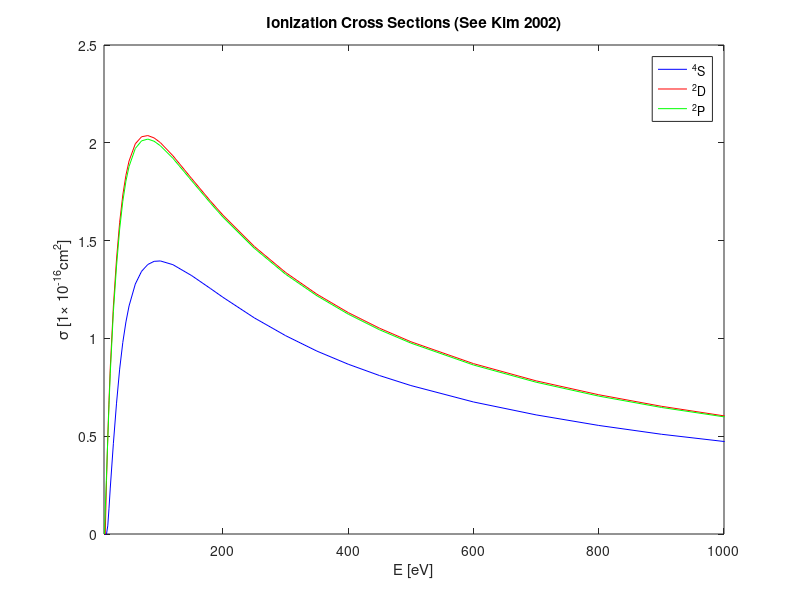

The MATLAB script that drew this image:
function N_xsecs
%%%%%%%%%%%%%%%%%%%%%%%%%%%%%%%%%%%%%%%%%%%%%%%%%%%%%%%%%%%%%%%%%%%%%%%%
%%%
%%%      Compute the metastable transition xsecs for N and N+ using
%%%      YangWang 2014 (for N) and Henry 1969 (for N+). Also see
%%%      Berrington 1975 for N transitions
%%%      N(4S,2D,2P); N+(3P,1D,1S)
%%%      UN = 0,2.38,3.58; UN+ = 14.5+ [0,1.98,4.05]
%%%      gN = 4,10,6;      gN+ = 9,5,1
%%%
%%%      Also compute ionization xsecs for e+N(*)=>2e+N+(*)
%%%      using Kim 2002
%%%

writedata = 0;
plot_Forbidden = 0;
plot_Allowed = 0;
plot_Ionization = 1;

%%%    set some needed constants
%
Ry   = 13.6;     % hydrogen ionization potential [eV]
mc2 = 0.511e6;  % electron rest mass energy [eV]
a0  = 5.29e-9;  % bohr radius [cm]
%
E = [0 0.01:0.01:1.5 10.^(0.2:0.02:3)];   % kinetic energy grid (eV)
gamma = E/(mc2)+1;
beta = sqrt(1-1./gamma.^2);
ET = 0.5*mc2*beta.^2;     % 1/2mv^2 (E used in Taylor 1988)


%%%%%%%%%%%%%%%%%%%%%%%%%%%%%%%%%%%%%%%%%%%%%%%%%%%%%%%%%%%%%%%%%%%%%%%
%%%
%%%      forbidden transitions uses formula from Taylor 1988
%%%      See Berrington 1975 to compare
%%%

%%%    4S-2D, 4S-2P, and 2D-2P
%
sig4S2D = TaylorForbidden(2.38,0.025,227.72);
sig4S2P = TaylorForbidden(3.57,0.0175,356.04);
sig2D2P = TaylorForbidden(3,0.03,440); % THIS IS NOT FORBIDDEN!!!!!

%%%    N+(3P)->N+(1D), N+(3P)->N+(1S), N+(1D)->N+(1S) (See Henry 1969)
%
g1 = [9 5 1]; % stat weights of ion states
dU1 = [1.98 4.05 2.07];
Omega3P1D = 2.98;
Omega3P1S = 0.395;
Omega1D1S = 0.410;
sig3P1D = 1.197e-15/g1(1)./(ET)*Omega3P1D;
sig3P1S = 1.197e-15/g1(1)./(ET)*Omega3P1S;
sig1D1S = 1.197e-15/g1(2)./(ET-1.98)*Omega1D1S;
for l = 1:length(ET)
    if(ET(l)<=dU1(1))
        sig3P1D(l) = 0;
    end
    if(ET(l)<=dU1(2))
        sig3P1S(l) = 0;
    end
    if(ET(l)<=dU1(3))
        sig1D1S(l) = 0;
    end
end

if(plot_Forbidden==1)
    close(figure(1));
    figure(1); plot(E,sig4S2D*1e16,'black');
    hold on; plot(E,sig4S2P*1e16,'b');
    hold on; plot(E-1.8,sig2D2P*1e16,'r');
    xlabel('E [eV]'); ylabel('\sigma [1\times 10^-^1^6cm^2]');
    title('Forbidden Cross Sections');
    legend('^4S-^2D','^4S-^2P','^2D-^2P');
    set(gca,'XTick',0:10:50);
    axis([0 50 0 1]);
%     figure(1); plot(E/13.6,sig4S2D/(pi*a0^2),'black');
%     hold on; plot(E/13.6,sig4S2P/(pi*a0^2),'b');
%     hold on; plot(E/13.6,sig2D2P/(pi*a0^2),'r');
%     xlabel('E [13.6 eV]'); ylabel('\sigma/(\pi a_0^2)');
%     title('Forbidden Cross Sections (See Berrington 1975)');
%     legend('4S-2D)','4S-2P','2D-2P');
%     set(gca,'XTick',[0 0.5 1 1.5 2 2.5]);
%     axis([0 2.5 0 1]);
end


%%%
%%%
%%%
%%%%%%%%%%%%%%%%%%%%%%%%%%%%%%%%%%%%%%%%%%%%%%%%%%%%%%%%%%%%%%%%%%%%%%%


%%%%%%%%%%%%%%%%%%%%%%%%%%%%%%%%%%%%%%%%%%%%%%%%%%%%%%%%%%%%%%%%%%%%%%%
%%%
%%%    superlastic transitions (g4S = 4, g2D = 10, g2P = 6)
%%%

sig2D4S = zeros(1,length(E));
sig2P4S = zeros(1,length(E));
sig2P2D = zeros(1,length(E));
%
for m = 2:length(E)
    %
    Eprime = E(m)+2.38;
    this_sigI_4S2D = 10.^interp1(log10(1e-40+E),log10(1e-40+sig4S2D), ...
                                 log10(1e-40+Eprime),'pchip');
    sig2D4S(m) = 4/10*Eprime/E(m)*this_sigI_4S2D;
    %
    Eprime = E(m)+3.58;
    this_sigI_4S2P = 10.^interp1(log10(1e-40+E),log10(1e-40+sig4S2P), ...
                                 log10(1e-40+Eprime),'pchip');
    sig2P4S(m) = 4/6*Eprime/E(m)*this_sigI_4S2P;
    %
    Eprime = E(m)+1.20;
    this_sigI_2D2P = 10.^interp1(log10(1e-40+E),log10(1e-40+sig2D2P), ...
                                 log10(1e-40+Eprime),'pchip');
    sig2P2D(m) = 10/6*Eprime/E(m)*this_sigI_2D2P;
end

%%%
%%%
%%%
%%%%%%%%%%%%%%%%%%%%%%%%%%%%%%%%%%%%%%%%%%%%%%%%%%%%%%%%%%%%%%%%%%%%%%%


%%%%%%%%%%%%%%%%%%%%%%%%%%%%%%%%%%%%%%%%%%%%%%%%%%%%%%%%%%%%%%%%%%%%%%%
%%%
%%%      allowed transitions uses formula from Taylor 1988
%%%      See Kim 2002
%%%

%%%    4S->
%
state =  ['4P3s'   '4P2p4'  '4P4s'   '4P3d'];   % state
Uall =   [10.33    10.93    12.86    13.0];     % energy [eV]
f =      [2.62e-1  8.49e-2  2.42e-2  7.07e-2];  % oscillator
A =      [4.04     1.47     5.78e-1  1.73]*1e8; % Einstein [Hz]
g =      [12       12       12       12];       % stat weight

for k = 1:length(Uall)
    sigall(k,:) = TaylorAllowed(Uall(k),1.0,0.3125,f(k),0);
end

if(plot_Allowed==1)
    close(figure(2));
    figure(2); plot(E,sigall*1e16);
    % plot(E/13.6,sigall/(pi*a0.^2)/10); % compare with Fig 9 Berrington
    % label('E [Ry]'); ylabel('\sigma/\pi a_0^2');
    % axis([0 2.5 0 0.08]);
    xlabel('E [eV]'); ylabel('\sigma [1\times 10^-^1^6cm^2]');
    title('Cross Sections for Allowed from N(^4S)');
    legend('^4S->3s ^4P','^4S->2p^4 ^4P','^4S->4s ^4P','^4S->3d ^4P');
  %  set(gca,'XTick',[0 0.5 1 1.5 2 2.5]);
  %  axis([0 2.5 0 1]);
end


%%%
%%%
%%%
%%%%%%%%%%%%%%%%%%%%%%%%%%%%%%%%%%%%%%%%%%%%%%%%%%%%%%%%%%%%%%%%%%%%%%%


%%%%%%%%%%%%%%%%%%%%%%%%%%%%%%%%%%%%%%%%%%%%%%%%%%%%%%%%%%%%%%%%%%%%%%%
%%%
%%%         cross sections from kim 2002
%%%
EKim = [10.9 12:2:20 25:5:50 60:10:100 120:30:180 2e2:50:5e2 6e2:1e2:1e3 ...
        2e3:1e3:5e3]; % [eV]
    
%%% e+N(4S) => 2e+N+
%
QKim4S = [0 0 0 0.0415 0.132 0.235 0.464 0.669 0.843 0.979 1.084 1.166 ...
          1.278 1.343 1.378 1.394 1.396 1.377 1.321 1.255 1.210 1.105 ...
          1.014 0.935 0.868 0.810 0.759 0.675 0.609 0.555 0.510 0.473 ...
          0.278 0.200 0.158 0.131]*1e-20; % [m^2]

%%% e+N(2D) => 2e+N+
%
QKim2D = [0 0 0.274 0.492 0.684 0.849 1.166 1.406 1.594 1.733 1.834 ...
          1.907 1.995 2.031 2.037 2.025 2.001 1.934 1.817 1.702 ...
          1.630 1.470 1.337 1.226 1.132 1.052 0.983 0.871 0.783 ...
          0.712 0.653 0.604 0.352 0.253 0.199 0.165]*1e-20; % [m^2]

%%% e+N(2P) => 2e+N+
%
QKim2P = [0 0.123 0.300 0.481 0.661 0.822 1.137 1.370 1.559 1.700 1.804 ...
          1.879 1.971 2.010 2.019 2.008 1.985 1.921 1.806 1.692 ...
          1.620 1.461 1.328 1.218 1.124 1.044 0.976 0.864 0.776 ...
          0.705 0.647 0.599 0.348 0.250 0.197 0.163]*1e-20; % [m^2]
%

if(plot_Ionization==1)
    close(figure(3));
    figure(3); plot(EKim,QKim4S*1e4*1e16,'b');
    hold on; plot(EKim,QKim2D*1e4*1e16,'r');
    hold on; plot(EKim,QKim2P*1e4*1e16,'g');
    axis([10 1e3 0.0 2.5]);
    xlabel('E [eV]'); ylabel('\sigma [1\times 10^-^1^6cm^2]');
    title('Ionization Cross Sections (See Kim 2002)');
    legend('^4S','^2D','^2P');
end

%%%%%%%%%%%%%%%%%%%%%%%%%%%%%%%%%%%%%%%%%%%%%%%%%%%%%%%%%%%%%%%%%%%%%%%


%%%       write total and effective cross sections data to files
%%%
%%%       total is for rate constants, effective is for energy transfer
%%%
%
if(writedata == 1)
    %path = '../Boltzmann/xsecs_atomic_Taylor/';
    %   

    atomicSDP.E = E;
    %  
    atomicSDP.Forbidden.sig4S2D.xsec = sig4S2D*1e-4; % [m^2]
    atomicSDP.Forbidden.sig4S2D.deltaE = 2.38;       % [eV]
    atomicSDP.Forbidden.sig4S2P.xsec = sig4S2P*1e-4;
    atomicSDP.Forbidden.sig4S2P.deltaE = 3.58;
    atomicSDP.Forbidden.sig2D2P.xsec = sig2D2P*1e-4;
    atomicSDP.Forbidden.sig2D2P.deltaE = 1.20;
    %
    atomicSDP.Forbidden.sig3P1D.xsec = sig3P1D*1e-4;
    atomicSDP.Forbidden.sig3P1D.deltaE = 1.98;
    atomicSDP.Forbidden.sig3P1S.xsec = sig3P1S*1e-4;
    atomicSDP.Forbidden.sig3P1S.deltaE = 4.05;
    atomicSDP.Forbidden.sig1D1S.xsec = sig1D1S*1e-4;
    atomicSDP.Forbidden.sig1D1S.deltaE = 4.05-2.98;
    %
    atomicSDP.Allowed.sig4S4P3s.xsec = sigall(1,:)*1e-4; % [m^2]
    atomicSDP.Allowed.sig4S4P3s.deltaE = Uall(1); % [m^2]
    atomicSDP.Allowed.sig4S4P2p4.xsec = sigall(2,:)*1e-4;
    atomicSDP.Allowed.sig4S4P2p4.deltaE = Uall(2);
    atomicSDP.Allowed.sig4S4P4s.xsec = sigall(3,:)*1e-4;
    atomicSDP.Allowed.sig4S4P4s.deltaE = Uall(3);
    atomicSDP.Allowed.sig4S4P3d.xsec = sigall(4,:)*1e-4;
    atomicSDP.Allowed.sig4S4P3d.deltaE = Uall(4);
    %
    %
    QKim4S =  interp1(EKim,QKim4S,E,'pchirp');
    QKim2D =  interp1(EKim,QKim2D,E,'pchirp');
    QKim2P =  interp1(EKim,QKim2P,E,'pchirp');
    for Ei = 1:length(E)
        if(E(Ei)<=14.5)        
            QKim4S(Ei) = 0;
        end
        if(E(Ei)<=12.1)        
            QKim2D(Ei) = 0;
        end
        if(E(Ei)<=10.9)        
            QKim2P(Ei) = 0;
        end   
    end
    atomicSDP.Ionization.sig4S1.xsec = QKim4S; % [m^2]
    atomicSDP.Ionization.sig4S1.deltaE = 14.5;      % [eV]
    atomicSDP.Ionization.sig2D1.xsec = QKim2D; 
    atomicSDP.Ionization.sig2D1.deltaE = 14.5-2.4;   
    atomicSDP.Ionization.sig2P1.xsec = QKim2P; 
    atomicSDP.Ionization.sig2P1.deltaE = 14.5-3.6; 
    
    %
    save('atomicSDP_xsecs.mat','atomicSDP');
    


end



%%%%%%%%%%%%%%%%%%%%%%%%%%%%%%%%%%%%%%%%%%%%%%%%%%%%%%%%%%%%%%%%%%%%%%%%
%%%
%%%   create xsecs using expression from Eq. 5 in Taylor 1988
%%%   for optically forbidden transitions
%%%

function [xsec] = TaylorForbidden(Ej,A1,A2)

    for i = 1:length(E)
        if(E(i)<=Ej)
            xsec(i) = 0;
        elseif(E(i)<=40)
            xsec(i)  = A1*4*pi*a0^2*Ry^2./(ET(i)*Ej)*(1-Ej/ET(i));
        else
            xsec(i)  = A2*4*pi*a0^2*Ry^2./(ET(i)*Ej)^3*(1-Ej/ET(i));
        end
    end

end

%%%
%%%
%%%%%%%%%%%%%%%%%%%%%%%%%%%%%%%%%%%%%%%%%%%%%%%%%%%%%%%%%%%%%%%%%%%%%%%%


%%%%%%%%%%%%%%%%%%%%%%%%%%%%%%%%%%%%%%%%%%%%%%%%%%%%%%%%%%%%%%%%%%%%%%%%
%%%
%%%   create xsecs using expression from Eq. 4 in Taylor 1988
%%%   for optically allowed transitions
%%%

function [xsec] = TaylorAllowed(Ej,A,C,f,Z)

    if (Z==1)
        gaunt = A*sqrt(3)/2/pi.*(log(4*C*ET/Ej.*gamma.^2)-beta.^2);
        for iT = 1:length(gaunt)
            if(gaunt(iT)<=0.2)
               gaunt(iT) = 0.2;
            end
        end
    else
        gaunt = A*sqrt(3)/2/pi*(1-Ej./ET).*(log(4*C*ET/Ej.*gamma.^2)-beta.^2);
    end

    xsec  = 8*pi/sqrt(3)*Ry^2./(ET*Ej)*f*pi*a0^2.*gaunt;
    for iT = 1:length(E)
        if(E(iT)<=Ej)
            xsec(iT) = 0;
        end
    end

end

%%%
%%%
%%%%%%%%%%%%%%%%%%%%%%%%%%%%%%%%%%%%%%%%%%%%%%%%%%%%%%%%%%%%%%%%%%%%%%%%




end


       